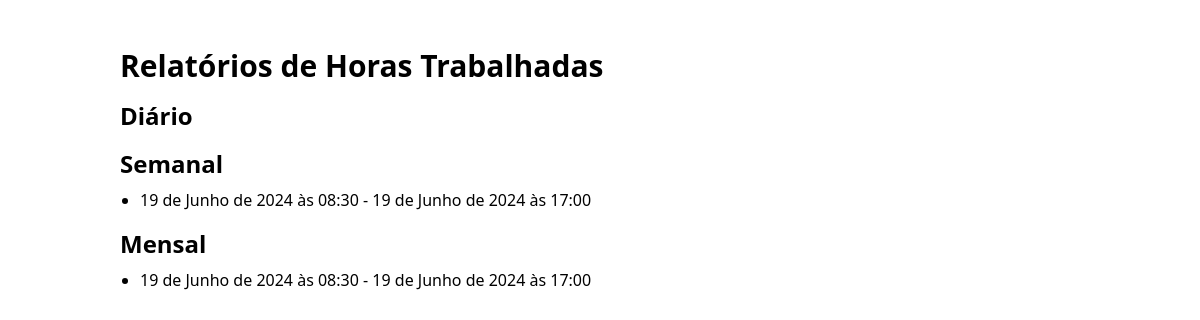
The page /attendance/report/ (signed in) on the database as committed earlier.
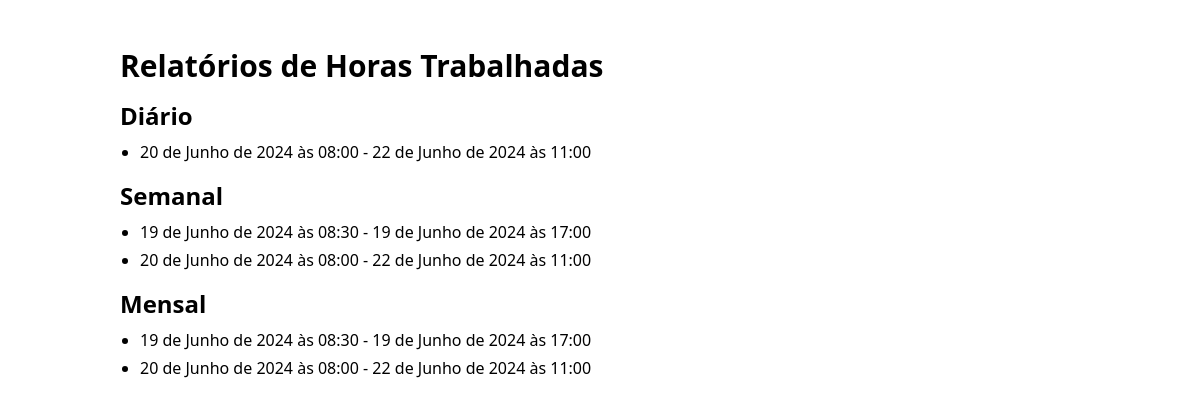
The same page on the database as committed later.
### attendance/models.py (models this page shows, shortened)
class Punch(models.Model):
    user = models.ForeignKey(User, on_delete=models.CASCADE)
    punch_in_time = models.DateTimeField()
    punch_out_time = models.DateTimeField(null=True, blank=True)

### attendance/views.py (the view)
# urls.py: path('report/', views.report, name='report'),
@login_required
def report(request):
    punches = Punch.objects.filter(user=request.user)
    context = {
        'daily_report': punches.filter(punch_in_time__date=datetime.now().date()),
        'weekly_report': punches.filter(punch_in_time__week=datetime.now().isocalendar()[1]),
        'monthly_report': punches.filter(punch_in_time__month=datetime.now().month)
    }
    return render(request, 'attendance/report.html', context)

### attendance/templates/attendance/report.html
{% extends "base_generic.html" %}
{% block content %}
    <div class="container mx-auto p-4">
        <h1 class="text-3xl font-bold mb-4">Relatórios de Horas Trabalhadas</h1>
        <h2 class="text-2xl font-semibold mt-4 mb-2">Diário</h2>
        <ul class="list-disc pl-5 mb-4">
            {% for punch in daily_report %}
                <li class="mb-1">{{ punch.punch_in_time }} - {{ punch.punch_out_time }}</li>
            {% endfor %}
        </ul>
        <h2 class="text-2xl font-semibold mt-4 mb-2">Semanal</h2>
        <ul class="list-disc pl-5 mb-4">
            {% for punch in weekly_report %}
                <li class="mb-1">{{ punch.punch_in_time }} - {{ punch.punch_out_time }}</li>
            {% endfor %}
        </ul>
        <h2 class="text-2xl font-semibold mt-4 mb-2">Mensal</h2>
        <ul class="list-disc pl-5 mb-4">
            {% for punch in monthly_report %}
                <li class="mb-1">{{ punch.punch_in_time }} - {{ punch.punch_out_time }}</li>
            {% endfor %}
        </ul>
    </div>
{% endblock content %}

### templates/base_generic.html (shortened to what this page needs)
<!DOCTYPE html>
<html lang="en">
<head>
    <script src="https://cdn.tailwindcss.com"></script>
</head>
<body>
    <div class="container mx-auto px-4 mt-8">
        {% block content %}
        {% endblock content %}
    </div>
</body>
</html>

Rows that differ between the two databases and show on the page:
added Punch: punch_in_time "20 de Junho de 2024 às 08:00", punch_out_time "22 de Junho de 2024 às 11:00"
